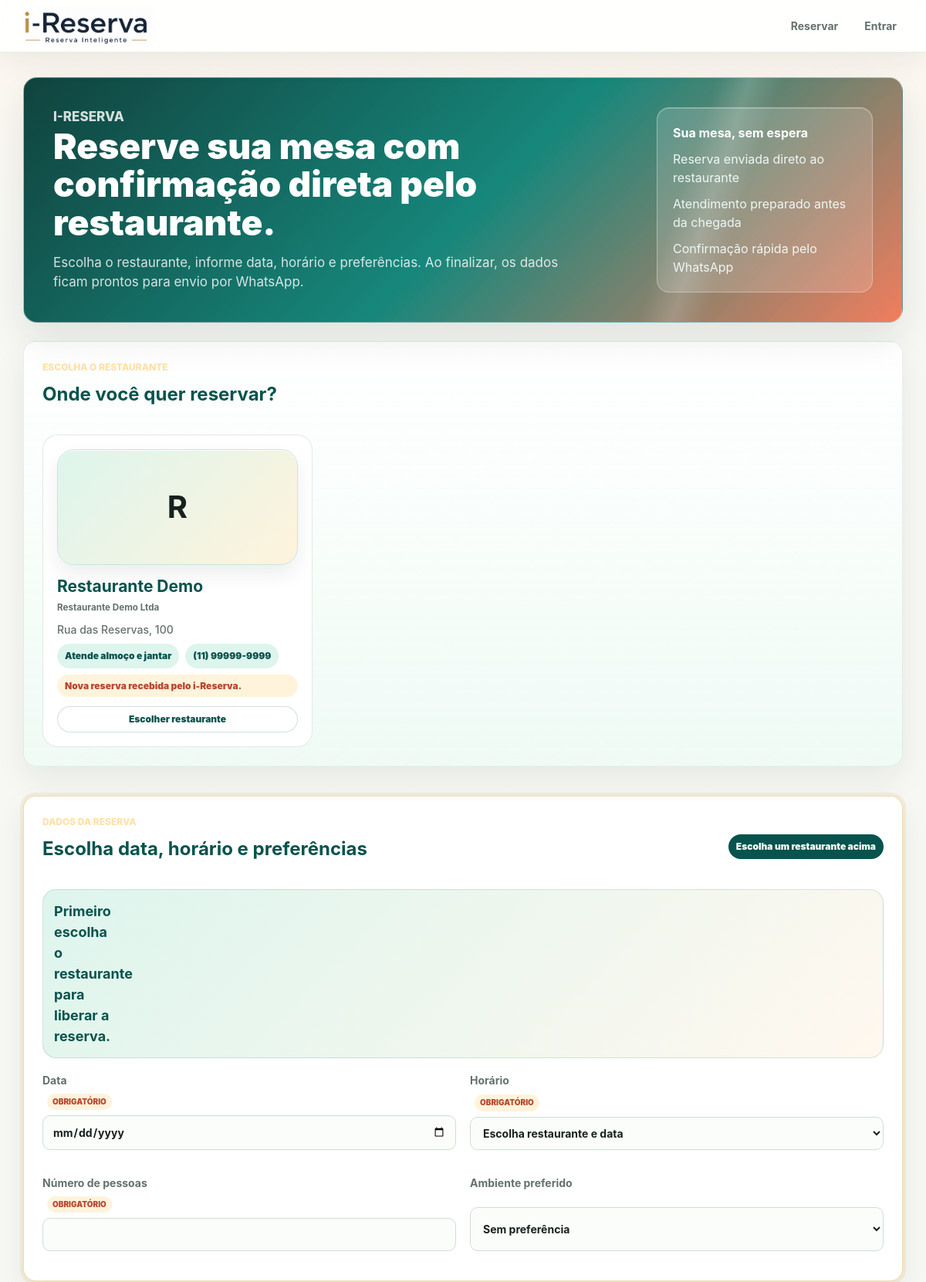
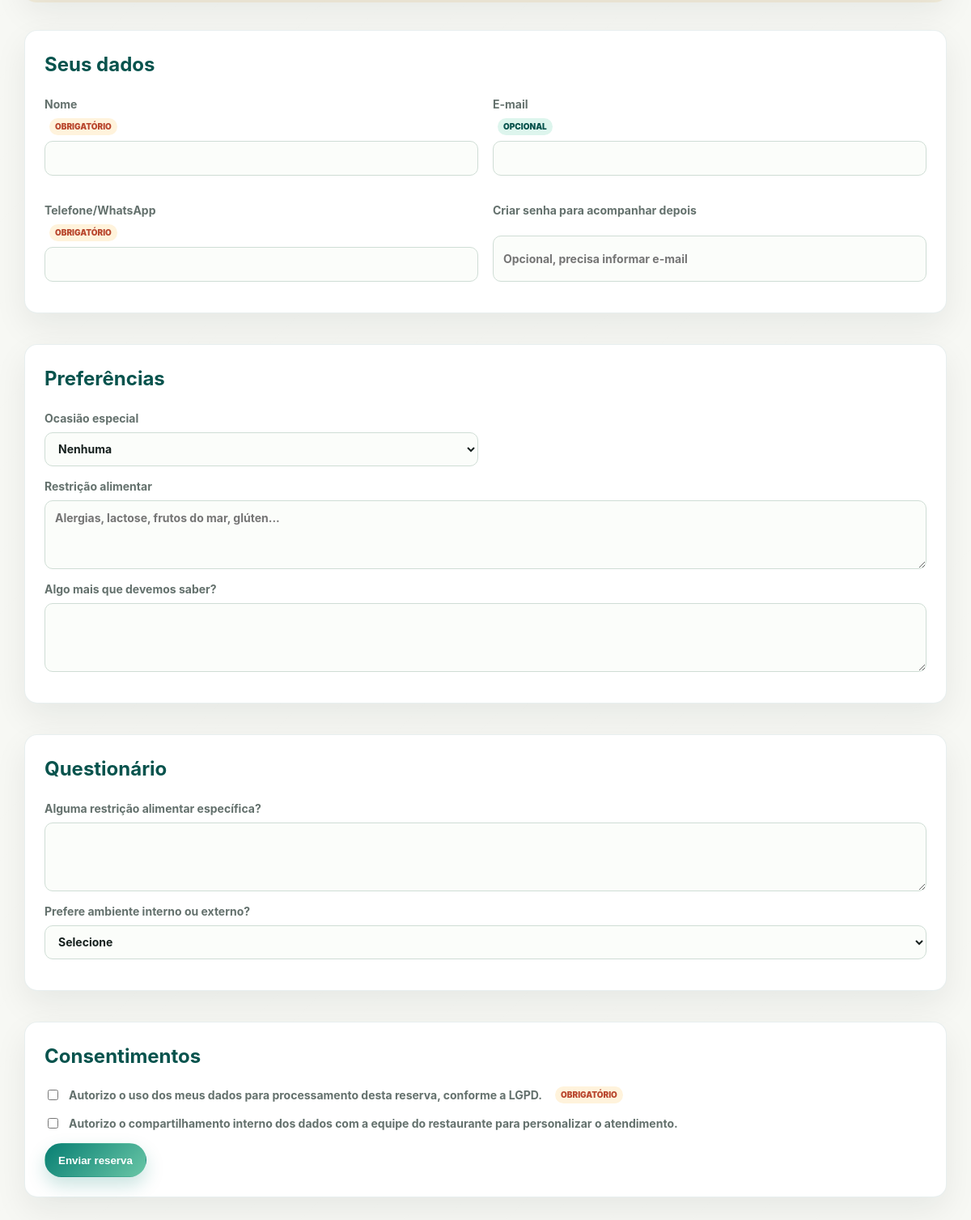
The page / on the database its author committed (2 pictures, top to bottom).
### tables this page shows
CREATE TABLE restaurants (
  id INT AUTO_INCREMENT PRIMARY KEY,
  name VARCHAR(180) NOT NULL,
  legal_name VARCHAR(180) NULL,
  document_number VARCHAR(40) NULL,
  email VARCHAR(160) NULL,
  phone VARCHAR(40) NULL,
  whatsapp VARCHAR(40) NOT NULL,
  logo_url VARCHAR(500) NULL,
  logo_mime VARCHAR(80) NULL,
  logo_data MEDIUMBLOB NULL,
  smtp_enabled TINYINT(1) NOT NULL DEFAULT 0,
  smtp_host VARCHAR(180) NULL,
  smtp_port INT NULL DEFAULT 587,
  smtp_username VARCHAR(180) NULL,
  smtp_password VARCHAR(255) NULL,
  smtp_encryption ENUM('tls','ssl','none') NOT NULL DEFAULT 'tls',
  smtp_from_email VARCHAR(180) NULL,
  smtp_from_name VARCHAR(180) NULL,
  smtp_admin_email VARCHAR(180) NULL,
  address TEXT NULL,
  reservation_message TEXT NULL,
  status ENUM('active','inactive') NOT NULL DEFAULT 'active',
  created_at TIMESTAMP DEFAULT CURRENT_TIMESTAMP
);

CREATE TABLE questionnaire_questions (
  id INT AUTO_INCREMENT PRIMARY KEY,
  label VARCHAR(220) NOT NULL,
  field_type ENUM('text','textarea','select','checkbox') NOT NULL DEFAULT 'text',
  options_text TEXT NULL,
  is_required TINYINT(1) NOT NULL DEFAULT 0,
  sort_order INT NOT NULL DEFAULT 0,
  status ENUM('active','inactive') NOT NULL DEFAULT 'active',
  created_at TIMESTAMP DEFAULT CURRENT_TIMESTAMP
);

### includes/functions.php (called while the page is built, shortened)
<?php
function e($value)
{
    return htmlspecialchars((string)$value, ENT_QUOTES, 'UTF-8');
}
function current_customer()
{
    return isset($_SESSION['customer']) ? $_SESSION['customer'] : null;
}
function restaurant_logo_src($restaurant)
{
    $hasLogo = !empty($restaurant['has_logo']) || (!array_key_exists('has_logo', $restaurant) && !empty($restaurant['logo_mime']));
    return '';
}

### public/index.php (the view, shortened to what this page needs)
<?php
require_once __DIR__ . '/../config/db.php';
require_once __DIR__ . '/../includes/header.php';
$questions = $pdo->query("SELECT * FROM questionnaire_questions WHERE status = 'active' ORDER BY sort_order, id")->fetchAll();
$restaurants = $pdo->query("SELECT id, name, legal_name, email, phone, whatsapp, logo_url, logo_mime, logo_data IS NOT NULL AS has_logo, IF(logo_data IS NULL, NULL, MD5(logo_data)) AS logo_version, address, reservation_message FROM restaurants WHERE status = 'active' ORDER BY name")->fetchAll();
$hoursRows = $pdo->query("SELECT restaurant_id, weekday, period, opens_at, closes_at, is_closed FROM restaurant_hours ORDER BY restaurant_id, weekday, period")->fetchAll();
$availability = array();
foreach ($hoursRows as $row) {
    $availability[(int)$row['restaurant_id']][(int)$row['weekday']][] = array(
        'period' => $row['period'],
        'open' => substr($row['opens_at'], 0, 5),
        'close' => substr($row['closes_at'], 0, 5)
    );
}
$customer = current_customer();
function restaurant_hours_summary($availability, $restaurantId)
{
    $periodLabels = array('lunch' => 'almoço', 'dinner' => 'jantar');
    $availablePeriods = array();
    foreach ($availability[$restaurantId] as $periods) {
        foreach ($periods as $period) {
            $availablePeriods[$period['period']] = isset($periodLabels[$period['period']]) ? $periodLabels[$period['period']] : $period['period'];
        }
    }
    return 'Atende ' . implode(' e ', array_values($availablePeriods));
}
?>
<section class="hero">
    <div>
        <p class="eyebrow">i-Reserva</p>
        <h1>Reserve sua mesa com confirmação direta pelo restaurante.</h1>
        <p>Escolha o restaurante, informe data, horário e preferências. Ao finalizar, os dados ficam prontos para envio por WhatsApp.</p>
    </div>
    <div class="hero-panel">
        <strong>Sua mesa, sem espera</strong>
        <span>Reserva enviada direto ao restaurante</span>
        <span>Atendimento preparado antes da chegada</span>
        <span>Confirmação rápida pelo WhatsApp</span>
    </div>
</section>
<form class="form-grid public-booking-form no-restaurant-selected" action="reservar.php" method="post">
    <section class="panel restaurant-showcase">
        <div class="section-title">
            <div>
                <p class="eyebrow">Escolha o restaurante</p>
                <h2>Onde você quer reservar?</h2>
            </div>
        </div>
        <div class="restaurant-choice restaurant-showcase-grid">
            <?php foreach ($restaurants as $index => $restaurant): ?>
                <label class="restaurant-option restaurant-showcase-card">
                    <span class="restaurant-logo featured">
                        <?php if ($logo = restaurant_logo_src($restaurant)): ?>
                            <strong><?php echo e(substr($restaurant['name'], 0, 1)); ?></strong>
                            <img src="<?php echo e($logo); ?>" alt="<?php echo e($restaurant['name']); ?>" onerror="this.style.display='none'; this.parentElement.classList.add('logo-fallback');">
                        <?php else: ?>
                            <strong><?php echo e(substr($restaurant['name'], 0, 1)); ?></strong>
                        <?php endif; ?>
                    </span>
                    <span class="restaurant-showcase-content">
                        <strong><?php echo e($restaurant['name']); ?></strong>
                        <?php if (!empty($restaurant['legal_name'])): ?><small><?php echo e($restaurant['legal_name']); ?></small><?php endif; ?>
                        <em><?php echo e($restaurant['address']); ?></em>
                        <span class="restaurant-meta">
                            <span><?php echo e(restaurant_hours_summary($availability, (int)$restaurant['id'])); ?></span>
                            <?php if (!empty($restaurant['phone'])): ?><span><?php echo e($restaurant['phone']); ?></span><?php endif; ?>
                        </span>
                        <?php if (!empty($restaurant['reservation_message'])): ?>
                            <span class="restaurant-message"><?php echo e($restaurant['reservation_message']); ?></span>
                        <?php endif; ?>
                        <span class="restaurant-select-label" data-default-label="Escolher restaurante" data-selected-label="Restaurante selecionado">Escolher restaurante</span>
                    </span>
                </label>
            <?php endforeach; ?>
        </div>
    </section>
    <section class="panel reservation-details-panel" id="reservationDetails">
        <div class="section-title">
            <div>
                <p class="eyebrow">Dados da reserva</p>
                <h2>Escolha data, horário e preferências</h2>
            </div>
            <span class="selected-restaurant-pill" id="selectedRestaurantPill">Escolha um restaurante acima</span>
        </div>
        <div class="selected-restaurant-summary" id="selectedRestaurantSummary"></div>
        <div class="grid two">
            <label>Data <span class="required-mark">obrigatório</span>
                <input type="date" name="reservation_date" required min="<?php echo date('Y-m-d'); ?>">
            </label>
            <label>Horário <span class="required-mark">obrigatório</span>
                <select name="reservation_time" id="reservationTime" required>
                    <option value="">Escolha restaurante e data</option>
                </select>
            </label>
            <label>Número de pessoas <span class="required-mark">obrigatório</span>
                <input type="number" name="party_size" min="1" max="40" required>
            </label>
            <label>Ambiente preferido
                <select name="environment_id">
                    <option value="">Sem preferência</option>
                </select>
            </label>
        </div>
    </section>
    <section class="panel">
        <h2>Seus dados</h2>
        <div class="grid two">
            <label>Nome <span class="required-mark">obrigatório</span>
                <input type="text" name="customer_name" required value="<?php echo e($customer ? $customer['name'] : ''); ?>">
            </label>
            <label>E-mail <span class="optional-mark">opcional</span>
                <input type="email" name="customer_email" value="<?php echo e($customer ? $customer['email'] : ''); ?>">
            </label>
            <label>Telefone/WhatsApp <span class="required-mark">obrigatório</span>
                <input type="text" name="customer_phone" required value="<?php echo e($customer ? $customer['phone'] : ''); ?>">
            </label>
            <?php if (!$customer): ?>
                <label>Criar senha para acompanhar depois
                    <input type="password" name="customer_password" placeholder="Opcional, precisa informar e-mail">
                </label>
            <?php endif; ?>
        </div>
    </section>
    <section class="panel">
            <h2>Preferências</h2>
        <div class="grid two">
            <label>Ocasião especial
                <select name="occasion_id" id="occasionSelect">
                    <option value="">Nenhuma</option>
                </select>
            </label>
        </div>
        <label>Restrição alimentar
            <textarea name="dietary_restrictions" rows="3" placeholder="Alergias, lactose, frutos do mar, glúten..."></textarea>
        </label>
        <label>Algo mais que devemos saber?
            <textarea name="notes" rows="3"></textarea>
        </label>
    </section>
    <?php if ($questions): ?>
        <section class="panel">
            <h2>Questionário</h2>
            <?php foreach ($questions as $question): ?>
                <label><?php echo e($question['label']); ?>
                    <?php if ($question['field_type'] === 'textarea'): ?>
                        <textarea name="answers[<?php echo (int)$question['id']; ?>]" rows="3" <?php echo $question['is_required'] ? 'required' : ''; ?>></textarea>
                    <?php elseif ($question['field_type'] === 'select'): ?>
                        <select name="answers[<?php echo (int)$question['id']; ?>]" <?php echo $question['is_required'] ? 'required' : ''; ?>>
                            <option value="">Selecione</option>
                        </select>
                    <?php elseif ($question['field_type'] === 'checkbox'): ?>
                        <input type="checkbox" name="answers[<?php echo (int)$question['id']; ?>]" value="Sim">
                    <?php else: ?>
                        <input type="text" name="answers[<?php echo (int)$question['id']; ?>]" <?php echo $question['is_required'] ? 'required' : ''; ?>>
                    <?php endif; ?>
                </label>
            <?php endforeach; ?>
        </section>
    <?php endif; ?>
    <section class="panel">
        <h2>Consentimentos</h2>
        <label class="check">
            <input type="checkbox" name="lgpd_terms_consent" value="1" required>
            Autorizo o uso dos meus dados para processamento desta reserva, conforme a LGPD. <span class="required-mark">obrigatório</span>
        </label>
        <label class="check">
            <input type="checkbox" name="lgpd_share_consent" value="1">
            Autorizo o compartilhamento interno dos dados com a equipe do restaurante para personalizar o atendimento.
        </label>
        <button class="button primary" type="submit">Enviar reserva</button>
    </section>
</form>
<?php require_once __DIR__ . '/../includes/footer.php'; ?>

### includes/header.php (shortened to what this page needs)
<?php
require_once __DIR__ . '/functions.php';
$isAdmin = isset($isAdmin) ? $isAdmin : false;
?>
<!doctype html>
<html lang="pt-BR">
<head>
    <link rel="stylesheet" href="../assets/css/app.css">
</head>
<body class="<?php echo $isAdmin ? 'admin-shell' : 'public-shell'; ?>">
<header class="topbar">
    <a class="brand" href="<?php echo $isAdmin ? 'index.php' : 'index.php'; ?>" aria-label="i-Reserva">
        <img src="../assets/img/logo-ireserva.png" alt="i-Reserva">
    </a>
    <nav>
        <?php if ($isAdmin): ?>
            <a href="index.php">Painel</a>
            <a href="ocupacao.php">Ocupação</a>
            <a href="reservas.php">Reservas</a>
            <a href="restaurantes.php">Restaurantes</a>
            <a href="configuracoes.php">Configurações</a>
            <a href="manutencao.php">Manutenção</a>
            <a href="logout.php">Sair</a>
        <?php else: ?>
            <a href="index.php">Reservar</a>
            <?php if (current_customer()): ?>
                <a href="minhas-reservas.php">Minhas reservas</a>
                <a href="logout.php">Sair</a>
            <?php else: ?>
                <a href="login.php">Entrar</a>
            <?php endif; ?>
        <?php endif; ?>
    </nav>
</header>
<main class="page">

### includes/footer.php
</main>
</body>
</html>

### rows shown on the page
restaurants: name "R", name "Restaurante Demo", legal_name "Restaurante Demo Ltda", address "Rua das Reservas, 100", id "Atende almoço e jantar", phone "(11) 99999-9999", reservation_message "Nova reserva recebida pelo i-Reserva."
questionnaire_questions: label "Alguma restrição alimentar específica?"
questionnaire_questions: label "Prefere ambiente interno ou externo?"
